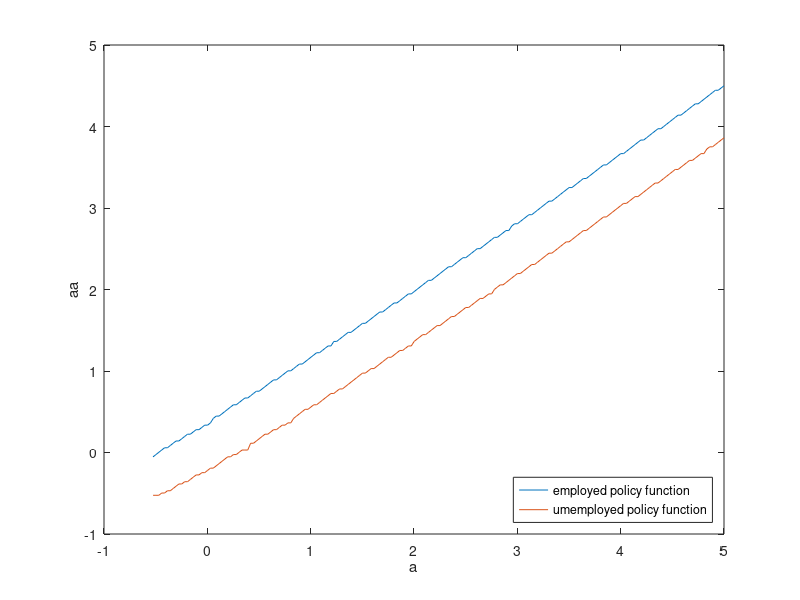

This figure's MATLAB source: (Note: this script raises an error after producing the figure.)
%************************************************    	
%Econ 899 HW4b 
%Shiyan Wei
% 10/26/2018
%************************************************

%***********************************************
% This Script is to calcualte the value function and other variable given
% the price q
%**************************************************


clear all
clc

%% Paramterized and initiate
% # Paramterized 

alpha = 1.5;
beta = 0.8; 

% # Income
y=[1;
   0.05];

% # Markov procss matrix
Pi =[0.75, 0.25;
    0.25, 0.75];

% open economy real interest rate
r = 0.04;

% pooling contract borrowing constraint
a_ = -0.525;

% legal record keep technology paramter
rho = 0.9;

N = 200;



%% Pooling EQL Policy Function

% Initial guess the pooling price


% Asset holding space 
% - Pooling EQL using the pooling EQL constraint
Alb=a_;
Aub =5;


A = linspace(Alb,Aub,N)';

% the increment
inc = (Aub-Alb)/N;


% Find the location which is closed to 0
loc_0 = ceil((0-Alb)/inc)+1;


% generate the possible asset a grid, aa stead for a' grid
a = repmat(A,1,N);
aa = repmat(A,1,N);


%----------------- Initial guess for q-------------------
    neg_a= [ones(loc_0,1);zeros(N-loc_0,1)];
    q = 0.9962*neg_a + 1/(1+r)*(1-neg_a);
    
% q = 0.9962;



%------------Original Value Function---------------
% The value function when h = 0
% % - The frist vector is value function of employed, second is unemployed 
 v0_h0 = zeros(N,2);
 v0_h0d0 = zeros(N,2);
 v0_h0d1 = zeros(N,2);
% The value function when h = 1
 v0_h1 = zeros(N,2);
 

 

    
%-------------- calcuate the utility for h = 0 d = 0 --------------
% generate the instant consumption for h = 0 d = 0 
% It means given a row of a, how much will he/she consume if his/her aa is
% chosen the responded number 
c_h0d0e = y(1) + a - q.*aa';
% generate the consumption for unemployed
c_h0d0ue = y(2) + a - q.*aa';


% find consumption if c <0 the make it NAA
c_h0d0e(find(c_h0d0e <=0)) = NaN;
c_h0d0ue(find(c_h0d0ue <=0)) = NaN;

% compute the utility based on consumption
u_h0d0e = (c_h0d0e.^(1-alpha)-1)/(1-alpha) ;
u_h0d0ue = (c_h0d0ue.^(1-alpha)-1)/(1-alpha) ;

u_h0d0e(find(isnan(u_h0d0e))) = -inf;
u_h0d0ue(find(isnan(u_h0d0ue))) = -inf;
%-------------- calcuate the utility for h = 0 d = 1 --------------
% generate the instant consumption for h = 0 d = 1 
% It means given a row of a, how much will he/she consume if his/her aa is
% chosen the responded number 
c_h0d1 = (y * ones(1,N))';

% compute the utility based on consumption
u_h0d1 = (c_h0d1.^(1-alpha)-1)/(1-alpha) ;


%-------------- calcuate the utility for h = 1  --------------
% generate the instant consumption for h = 1  
% It means given a row of a, how much will he/she consume if his/her aa is
% chosen the responded number 
% Since aa could not be negtive, then replace aa<0 to be 0
aa_noneg = aa;
aa_noneg(find(aa <=0)) = 0; %?????????????????????????????????????????????????????
% q_h1 = 0*neg_a + 1/(1+r)*(1-neg_a);

c_h1e = y(1) + a - 1/(1+r).*aa';
% generate the consumption for unemployed
c_h1ue = y(2) + a - 1/(1+r).*aa';


% find consumption if c <0 the make it NAA
c_h1e(find(c_h1e <=0)) = NaN;
c_h1ue(find(c_h1ue <=0)) = NaN;
% compute the utility based on consumption
u_h1e = (c_h1e.^(1-alpha)-1)/(1-alpha) ;
u_h1ue = (c_h1ue.^(1-alpha)-1)/(1-alpha) ;

u_h1e(find(isnan(u_h1e))) = -inf;
u_h1ue(find(isnan(u_h1ue))) = -inf;


%%% prepare for the loop
% initiate generate value function for both state
 v1_h0 = zeros(N,2);
 v1_h0d0 = zeros(N,2);
 v1_h0d1 = zeros(N,2);
% The value function when h = 1
 v1_h1 = zeros(N,2);

 
% initiate decesion rules
dec_h0d0 = zeros(N,2);


% initial the distance of two value function
metric = 10;
iter = 0;
tol = 0.0001;
MaxIt = 2000;

% Find the location which is closed to 0
loc_0 = ceil((0-Alb)/inc)+1;

%time0 = cputime;
while metric > tol %&& iter < MaxIt 

    %--------Value function for h=0 d=0----------------
    w_h0d0e=(u_h0d0e + beta  * (v0_h0(:,1)' *  Pi(1,1) + v0_h0(:,2)' *  Pi(1,2)));
    w_h0d0ue = (u_h0d0ue + beta  * (v0_h0(:,1)' *  Pi(2,1) +v0_h0(:,2)' *  Pi(2,2)));
    [v1_h0d0(:,1), dec_h0d0(:,1)] = max(w_h0d0e,[],2) ; 
    [v1_h0d0(:,2), dec_h0d0(:,2)] = max(w_h0d0ue,[],2) ;
    
    % calculate the supnorm of two value function
    metric_h0d0 = max(max(abs(v1_h0d0-v0_h0d0)./v1_h0d0));
    
    % update the value function;
    v0_h0d0 = v1_h0d0;
    %--------Value function for h=0 d=1----------------

    % Begin calculate Value function 
     w_h0d1e  = (u_h0d1(:,1) + beta  * (v0_h1(loc_0,1)' *  Pi(1,1) + v0_h1(loc_0,2)' *  Pi(1,2)));
     w_h0d1ue = (u_h0d1(:,2) + beta  * (v0_h1(loc_0,1)' *  Pi(2,1) + v0_h1(loc_0,2)' *  Pi(2,2)));
    v1_h0d1(:,1) = w_h0d1e ; 
    v1_h0d1(:,2) = w_h0d1ue ;
    
   % update the value function; 
     v0_h0d1 = v1_h0d1;   
     
      %--------Value function for h=0----------------  
    v1_h0 = max(v1_h0d0,v1_h0d1);
    % default decesion on h = 0
    default =  v1_h0d0 < v1_h0d1;
    default = double(default);
    % asset decesion on h = 0 
    dec_h0 = dec_h0d0.*(1-default);
    dec_h0(find(dec_h0 == 0)) = loc_0;
    
     metric_h0 = max(max(abs(v1_h0-v0_h0)./v1_h0));
     v0_h0 = v1_h0;
    
      %--------Value function for h=1---------------- 
    w_h1e  = (u_h1e +  beta  * ((rho*v0_h1(:,1)' +(1- rho)* v0_h0(:,1)') *  Pi(1,1) + (rho*v0_h1(:,2)' +(1- rho)* v0_h0(:,2)') *  Pi(1,2)));
    w_h1ue = (u_h1ue + beta  * ((rho*v0_h1(:,1)' +(1- rho)* v0_h0(:,1)') *  Pi(2,1) + (rho*v0_h1(:,2)' +(1- rho)* v0_h0(:,2)') *  Pi(2,2)));
    % only allow select a'>0
    [v1_h1(:,1), dec_h1(:,1)] = max(w_h1e(:,loc_0:N),[],2) ; %(loc_0,N)
    [v1_h1(:,2), dec_h1(:,2)] = max(w_h1ue(:,loc_0:N),[],2) ;
    
%     dec_h1(find(dec_h1<loc_0)) = loc_0;
%       dec_h1 = dec_h1+loc_0;
    % calculate the supnorm of two value function
    metric_h1 = max(max(abs(v1_h1-v0_h1)./v1_h1));
    
    % update the value function;
    v0_h1 = v1_h1;     
      
     metric = max([metric_h1,metric_h0, metric_h0d0]); 
    iter = iter +1;
    %fprintf('The iteration is: %d, the distance is: %.3f.\n',iter,metric);
%     
end

% plot the policy function for h0d0
figure(1)
plot(A,A(dec_h0d0(:,1)),A,A(dec_h0d0(:,2)));% the policy function for employment state
legend({'employed policy function','umemployed policy function'},'Location','southeast')
xlabel('a') 
ylabel('aa')
refline(1,0) 

% plot the policy function h1
figure(2)
plot(A,A(dec_h1(:,1)),A,A(dec_h1(:,2)));% the policy function for employment state
legend({'employed policy function','umemployed policy function'},'Location','southeast')
xlabel('a') 
ylabel('aa')
refline(1,0) 

%% Law of Motion and Cross-Sectional Distribution

%--------------- Transition Funtion ----------------
%%% Transition for Non-Default
% Forming asset holding transition matrix only for h = 0

g_h0e = sparse(N,N);
g_h0ue = sparse(N,N);

for i = 1:N
%   if the state is e, given your asset choice in a is i, what is your 
%   asset holding choice at a' 
    g_h0e(i,dec_h0(i,1)) = 1;
%   if the state is ue, given your asset choice in a is i, what is your 
%   asset holding choice at a'

    g_h0ue(i,dec_h0(i,2)) =1;
end


% Forming asset holding transition maxtrix only for h = 1
g_h1e = sparse(N,N);
g_h1ue = sparse(N,N);

for i = 1:N
%   if the state is e, given your asset choice in a is i, what is your 
%   asset holding choice at a' 
    g_h1e(i,dec_h1(i,1)) = 1;
%   if the state is ue, given your asset choice in a is i, what is your 
%   asset holding choice at a'
    g_h1ue(i,dec_h1(i,2)) =1;

end

%---------Generate the cross-sectional asset distribution  
%   Trans is the transition matrix from state at t(row) to the state at t+1
%   (column). The eigenvector associate wit the unit eigenvalue of trans'
%   is the strationatry distribution.
 

trans_h0 = [g_h0e * Pi(1,1),  g_h0e * Pi(1,2) ;
             g_h0ue * Pi(2,1), g_h0ue * Pi(2,2)];
% after the trans, the row will be state t+1, column will be t
% Will be trans = [p(1,1)*g_e   p(2,1)*g_ue;
%                  p(1,2)*g_e   p(2,2)*g_ue];
trans_h0 = trans_h0'; 

trans_h1 = [g_h1e * Pi(1,1), g_h1e * Pi(1,2);
           g_h1ue * Pi(2,1),g_h1ue * Pi(2,2)];
% after the trans, the row will be state t+1, column will be t
% Will be trans = [p(1,1)*g_e   p(2,1)*g_ue;
%                  p(1,2)*g_e   p(2,2)*g_ue];
trans_h1 = trans_h1';   
 
% initiate the stationary probability
% the first N is given now is employment state, the second N is given now
% is unemployment.
mu_h0 = ones(2*N,1).*(1/(4*N));
mu_h1 = ones(2*N,1).*(1/(4*N));
d = default(:);

test =1 ;
Itrate = 0;

MaxIt = 2000;
while test> 10^(-8) && Itrate <= MaxIt
    % given my probability of 
    Tmu_h0 = trans_h0*mu_h0.*(1-d) + (1-rho)*trans_h1*mu_h1;
    Tmu_h1 = trans_h0*mu_h0.*d + rho*trans_h1*mu_h1;
    metrics_h0 = max(abs(Tmu_h0-mu_h0));
    metrics_h1 = max(abs(Tmu_h1-mu_h1));
    test = max(metrics_h0,metrics_h1);
    mu_h0 = Tmu_h0;
    mu_h1 = Tmu_h1;
%    disp(test);
    Itrate = Itrate +1;
end


%% Check the market clearing condition 
%-------------The lost rate D -------------
mu = mu_h0+mu_h1;
mu_e = mu(1:N);
mu_ue = mu_h0(N+1:2*N);

mu_d = trans_h0*mu_h0.*d;
D = [A;A]'*mu_d;

% generatet the borrowing amount L
borrow = [ones(loc_0,1);zeros(N-loc_0,1)];
d_borrow = [borrow;borrow];
mu_l = d_borrow.*trans_h0*mu_h0;
L = [A;A]'*mu_l;


Delta  = D/L;

%% Graphing the Value function figure 

figure(3)
plot(A,v0_h0(:,1),A,v0_h0(:,2),A,v0_h1(:,1),'--',A,v0_h1(:,2),'--');
legend({'employed value function No default History',...
    'umemployed value function No default History',...
    'employed value function with default History',...
    'umemployed value function with default History',}...
    ,'Location','southeast')
xlabel('a') 
ylabel('v')
xlim([-1 Aub ])
% ylim([-4 4])

